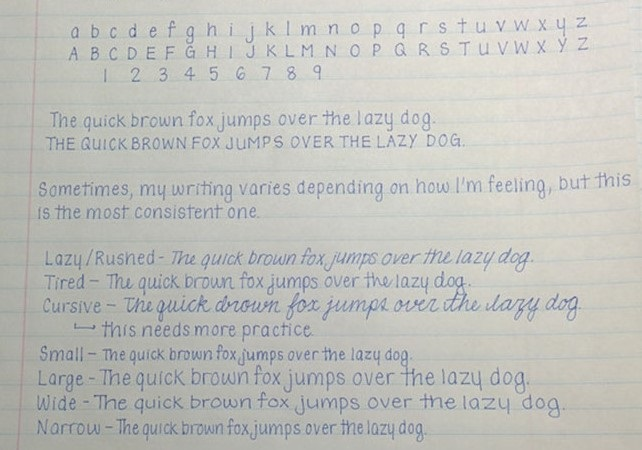
#> input picture english_hand.jpg, 642 x 450 px
$ python handwritten_eng.py
#> lines starting #> are read from the running program, lines starting #| are printed output that depends on the picture
import cv2
import numpy as np
import pytesseract

pytesseract.pytesseract.tesseract_cmd = r"C:\Program Files\Tesseract-OCR\tesseract.exe"

# 1. Load the image
img = cv2.imread("english_hand.jpg")
#> img is the input picture: shape (450, 642, 3); mean B, G, R 189, 193.4, 192.6

# 2. Resize the image
#img = cv2.resize(img, None, fx=0.5, fy=0.5)

# 3. Convert image to grayscale
gray = cv2.cvtColor(img, cv2.COLOR_BGR2GRAY)

# 4. Convert image to black and white (using adaptive threshold)
adaptive_threshold = cv2.adaptiveThreshold(gray, 255, cv2.ADAPTIVE_THRESH_GAUSSIAN_C, cv2.THRESH_BINARY, 85, 11)
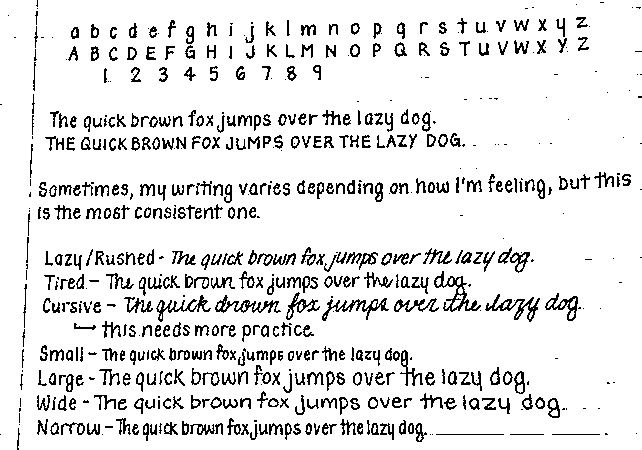
#> adaptive_threshold: shape (450, 642); 89.8% white; black in thin lines or dots

config = "--psm 3"
#> (the run stopped early here; a loop or call above may not have finished)
